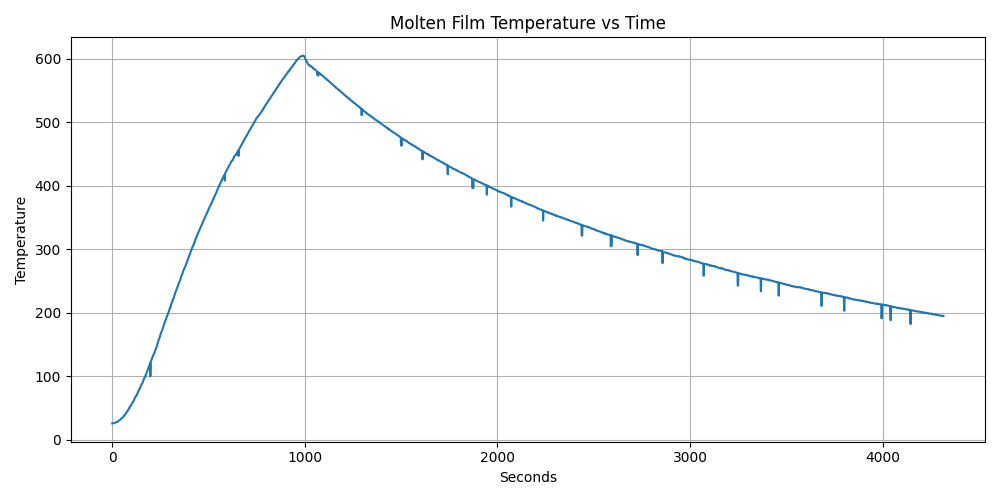

Here is the Python script that generated this plot:
import pandas as pd
import matplotlib.pyplot as plt

file_path = r"C:\Users\jsjan\Downloads\SSC Data&Codes\G5_mol film\G5\G5_molten_film_temperature.dat"

# Read whitespace-separated data
df = pd.read_csv(
    file_path,
    sep=r"\s+",
    header=None,
    names=["seconds", "temperature"]
)

plt.figure(figsize=(10, 5))
plt.plot(df["seconds"], df["temperature"])

plt.xlabel("Seconds")
plt.ylabel("Temperature")
plt.title("Molten Film Temperature vs Time")
plt.grid(True)
plt.tight_layout()

plt.show()
